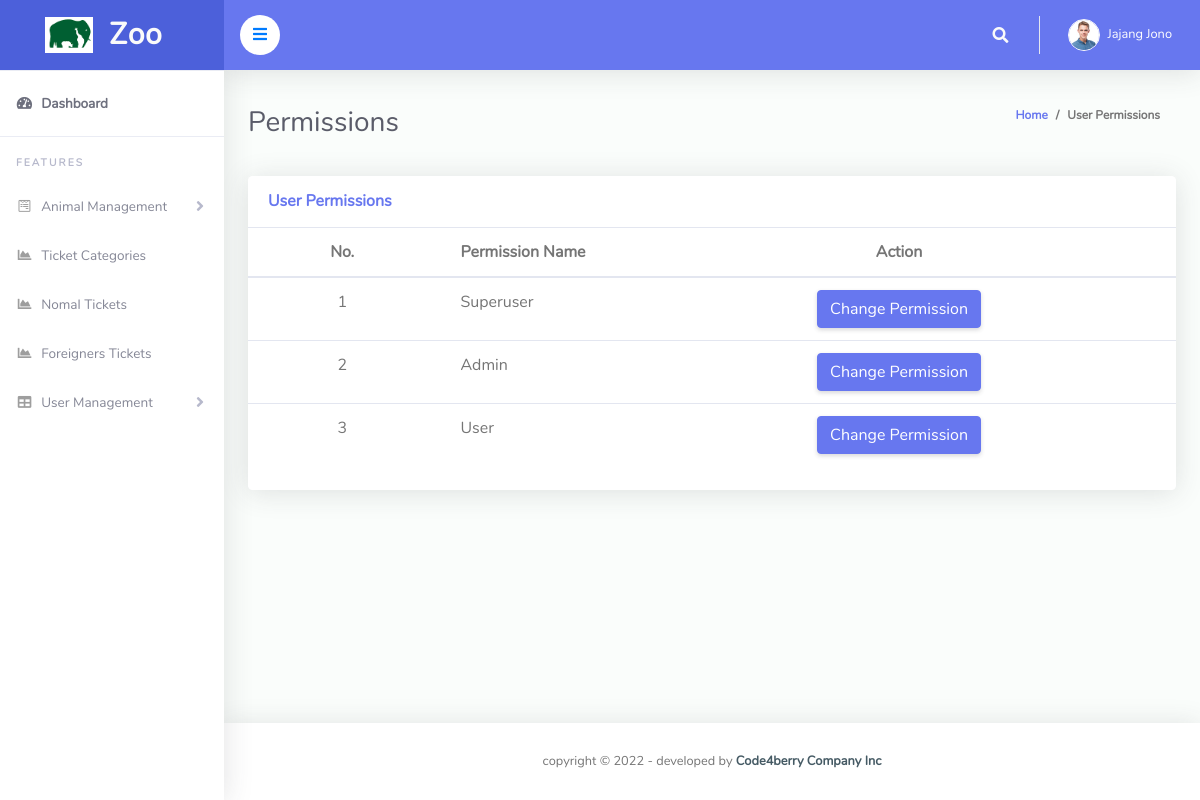
Screenshot of /zoo/admin/permissions.php (signed in) with the database file from the repository.
### tables this page shows
CREATE TABLE `permissions` (
  `id` int(11) NOT NULL,
  `permission` varchar(255) NOT NULL,
  `createuser` varchar(255) DEFAULT NULL,
  `deleteuser` varchar(255) DEFAULT NULL,
  `createbid` varchar(255) DEFAULT NULL,
  `updatebid` varchar(255) DEFAULT NULL
);

### zoo/admin/permissions.php (the view, shortened to what this page needs)
<?php
include('includes/checklogin.php');
?>
<!DOCTYPE html>
<html lang="en">
<head>
  <link href="vendor/fontawesome-free/css/all.min.css" rel="stylesheet" type="text/css">
  <link href="vendor/bootstrap/css/bootstrap.min.css" rel="stylesheet" type="text/css">
  <link href="css/ruang-admin.min.css" rel="stylesheet">
</head>
<body id="page-top">
  <div id="wrapper">
    <?php include('includes/sidebar.php');?>
    <div id="content-wrapper" class="d-flex flex-column">
      <div id="content">
        <?php include('includes/header.php');?>
        <div class="container-fluid" id="container-wrapper">
          <div class="d-sm-flex align-items-center justify-content-between mb-4">
            <h1 class="h3 mb-0 text-gray-800">Permissions</h1>
            <ol class="breadcrumb">
              <li class="breadcrumb-item"><a href="dashboard.php">Home</a></li>
              <li class="breadcrumb-item active" aria-current="page">User Permissions</li>
            </ol>
          </div>
          <div class="row">
            <div class="col-lg-12 mb-4">
              <div class="card">
                <div class="card-header py-3 d-flex flex-row align-items-center justify-content-between">
                  <h6 class="m-0 font-weight-bold text-primary">User Permissions</h6>
                </div>
                        <?php @include("change_permissions.php");?>
                <div class="table-responsive">
                  <table class="table align-items-center table-flush " >
                    <thead>
                      <tr>
                        <th class="text-center">No.</th>
                        <th class="d-none d-sm-table-cell" style="width: 20%">Permission Name</th>
                        <th class="d-none d-sm-table-cell text-center" >Action</th>
                      </tr>
                    </thead>
                    <tbody>
                      <?php
                      $sql="SELECT * from permissions  ";
                      $query = $dbh -> prepare($sql);
                      $query->execute();
                      $results=$query->fetchAll(PDO::FETCH_OBJ);
                      $cnt=1;
                      if($query->rowCount() > 0)
                      {
                        foreach($results as $row)
                        {
                          ?>
                          <tr>
                            <td class="text-center"><?php echo htmlentities($cnt);?></td>
                            <td><?php  echo htmlentities($row->permission);?></td>
                            <td class="d-none d-sm-table-cell text-center">
                             <button class="btn btn-primary btn-xs edit_data" id="<?php echo  ($row->id); ?>" title="click for edit">Change Permission</button>
                           </td>
                         </tr>
                         <?php $cnt=$cnt+1;
                       }
                     } ?>
                   </tbody>
                 </table>
               </div>
               <div class="card-footer"></div>
             </div>
           </div>
         </div>
       </div>
     </div>
     <?php include('includes/footer.php');?>
   </div>
 </div>
</body>
</html>

### zoo/admin/includes/header.php (shortened to what this page needs)
 <nav class="navbar navbar-expand navbar-light bg-navbar topbar mb-4 static-top">
  <button id="sidebarToggleTop" class="btn btn-link rounded-circle mr-3" style="background-color: #ffffff;">
    <i style="color: #007bff;" class="fa fa-bars"></i>
  </button>
  <ul class="navbar-nav ml-auto">
    <li class="nav-item dropdown no-arrow">
      <a class="nav-link dropdown-toggle" href="#" id="searchDropdown" role="button" data-toggle="dropdown" aria-haspopup="true" aria-expanded="false">
        <i class="fas fa-search fa-fw"></i>
      </a>
    </li>
    <li class="nav-item dropdown no-arrow">
      <?php
      $aid=$_SESSION['odmsaid'];
      $sql="SELECT * from  tbladmin where ID=:aid";
      $query = $dbh -> prepare($sql);
      $query->bindParam(':aid',$aid,PDO::PARAM_STR);
      $query->execute();
      $results=$query->fetchAll(PDO::FETCH_OBJ);
      if($query->rowCount() > 0)
      {
        foreach($results as $row)
        {
          ?>
          <a class="nav-link dropdown-toggle" href="#" id="userDropdown" role="button" data-toggle="dropdown" aria-haspopup="true" aria-expanded="false">
           <?php
           if($row->Photo=="avatar15.jpg")
           {
            ?>
            <img class="img-profile rounded-circle"src="profileimages/avatar15.jpg" style="max-width: 60px">
            <?php
          } else {
            ?>
            <img class="img-profile rounded-circle" src="profileimages/<?php  echo $row->Photo;?>" style="max-width: 60px">
            <?php
          } ?>
          <span class="ml-2 d-none d-lg-inline text-white small"><?php  echo $row->FirstName;?> <?php  echo $row->LastName;?></span>
        </a>
        <?php
      }
    } ?>
  </li>
</ul>
</nav>

### rows the page displays
permissions: permission "Superuser"
permissions: permission "Admin"
permissions: permission "User"

### other values shown
$row->FirstName "Jajang"
$row->LastName "Jono"
